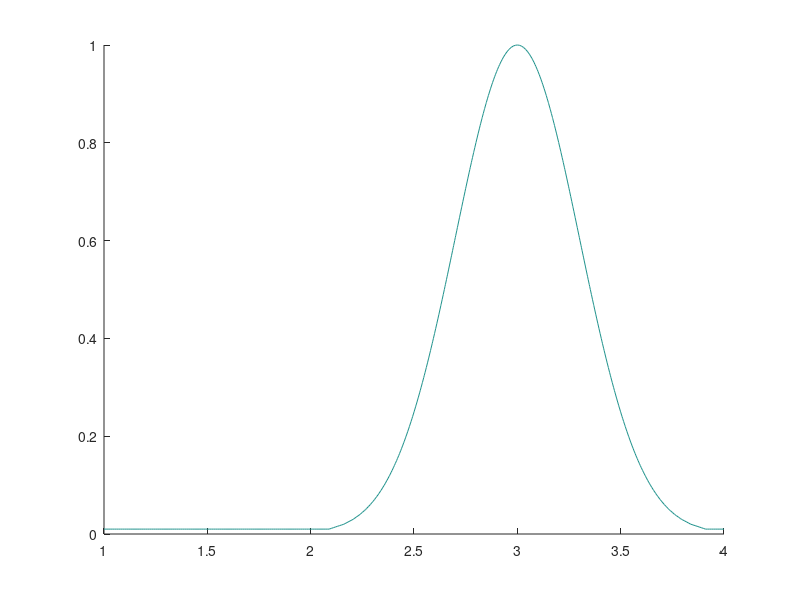

Reproduce this figure in MATLAB. (Note: this script raises an error after producing the figure.)
figure(1);
x = 1:0.01:4; y = 0:0.01:1;
[X,Y] = meshgrid(x,y); 
mu = 3;
sig = 0.3;
Z = log(Y)-(-(X-mu).^2/(2*sig^2));

v = [0,0];
[C,h] = contour(X,Y,Z,v,'ShowText','off','Fill','off','color','k');

figure(2);
x_plot_1 = C(1,2:end); y_plot_1 = C(2,2:end); 
hold on; fill_1 = fill(x_plot_1,y_plot_1,[0.9206 0.9216 0.9204]);
axis([1 4 0 1]);

% Plot the subset samples
[C,h] = contour(X,Y,Z,v,'ShowText','off','Fill','off','color','k');
legend('$${g(x,p)\leq0}$$');
% set(get(get(fill_1,'Annotation'),'LegendInformation'),'IconDisplayStyle','off');
set(get(gca,'XLabel'),'Interpreter','latex','String','$${x}$$',...
    'FontName','times','FontSize',15);
set(get(gca,'YLabel'),'Interpreter','latex','String','$${p}$$',...
    'FontName','times','FontSize',15);
set(gca,'fontsize',15);
set(get(gca,'legend'),'Interpreter','latex',...
    'FontName','times','FontSize',15);
legend boxoff;
axis([1 4 0 1]);
box on;
% box on;